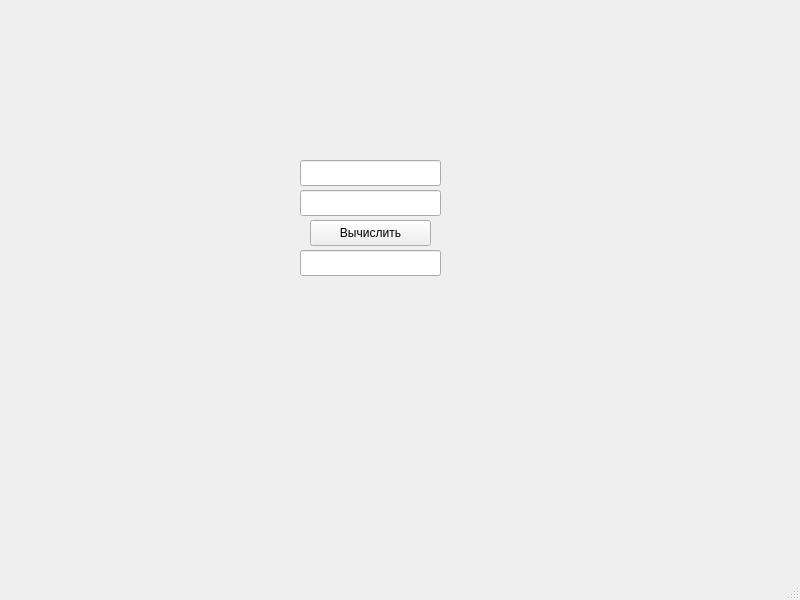
<?xml version="1.0" encoding="UTF-8"?>
<ui version="4.0">
 <class>MainWindow</class>
 <widget class="QMainWindow" name="MainWindow">
  <property name="geometry">
   <rect>
    <x>0</x>
    <y>0</y>
    <width>800</width>
    <height>600</height>
   </rect>
  </property>
  <property name="windowTitle">
   <string>MainWindow</string>
  </property>
  <widget class="QWidget" name="centralwidget">
   <widget class="QLineEdit" name="lineEdit">
    <property name="geometry">
     <rect>
      <x>300</x>
      <y>160</y>
      <width>141</width>
      <height>26</height>
     </rect>
    </property>
   </widget>
   <widget class="QPushButton" name="output_button">
    <property name="geometry">
     <rect>
      <x>310</x>
      <y>220</y>
      <width>121</width>
      <height>26</height>
     </rect>
    </property>
    <property name="text">
     <string>Вычислить</string>
    </property>
   </widget>
   <widget class="QLineEdit" name="lineEdit_2">
    <property name="geometry">
     <rect>
      <x>300</x>
      <y>190</y>
      <width>141</width>
      <height>26</height>
     </rect>
    </property>
   </widget>
   <widget class="QLineEdit" name="lineEdit_3">
    <property name="geometry">
     <rect>
      <x>300</x>
      <y>250</y>
      <width>141</width>
      <height>26</height>
     </rect>
    </property>
   </widget>
  </widget>
  <widget class="QMenuBar" name="menubar">
   <property name="geometry">
    <rect>
     <x>0</x>
     <y>0</y>
     <width>800</width>
     <height>23</height>
    </rect>
   </property>
  </widget>
  <widget class="QStatusBar" name="statusbar"/>
 </widget>
 <resources/>
 <connections/>
</ui>
